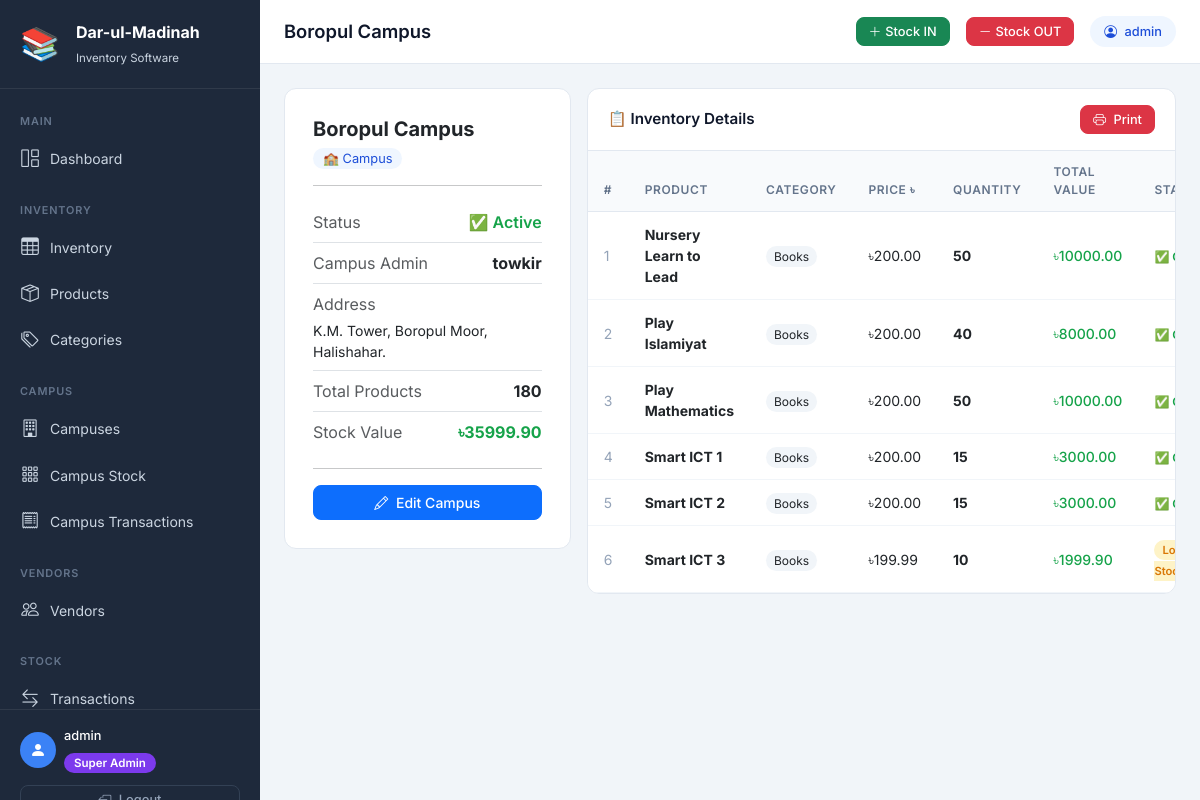
The app's page /campuses/1/ (signed in) with its own data.
### inventory/models.py (models this page shows, shortened)
class Campus(models.Model):
    name = models.CharField(max_length=200, verbose_name="Campus Name")
    address = models.TextField(blank=True, null=True, verbose_name="Address")
    admin = models.OneToOneField(
        User, on_delete=models.SET_NULL,
        null=True, blank=True,
        related_name='campus', verbose_name="Campus Admin"
    )
    is_active = models.BooleanField(default=True, verbose_name="Active")
    created_at = models.DateTimeField(auto_now_add=True)
    class Meta:
        verbose_name = "Campus"
        verbose_name_plural = "Campuses"
        ordering = ['name']

class CampusInventory(models.Model):
    campus = models.ForeignKey(
        Campus, on_delete=models.CASCADE,
        related_name='campus_inventories',
        verbose_name="Campus"
    )
    product = models.ForeignKey(
        Product, on_delete=models.CASCADE,
        related_name='campus_inventories',
        verbose_name="Product"
    )
    quantity = models.PositiveIntegerField(default=0, verbose_name="Quantity")
    updated_at = models.DateTimeField(auto_now=True)
    updated_by = models.ForeignKey(
        User, on_delete=models.SET_NULL,
        null=True, blank=True,
        verbose_name="Updated By"
    )
    class Meta:
        verbose_name = "Campus Inventory"
        verbose_name_plural = "Campus Inventories"
        unique_together = ['campus', 'product']
        ordering = ['product__name']
    @property
    def total_value(self):
        return self.quantity * self.product.selling_price

class Product(models.Model):
    name = models.CharField(max_length=200, verbose_name="Product Name")
    category = models.ForeignKey(
        Category, on_delete=models.PROTECT,
        related_name='products', verbose_name="Category"
    )
    purchase_price = models.DecimalField(
        max_digits=10, decimal_places=2,
        verbose_name="Purchase Price (৳)"
    )
    selling_price = models.DecimalField(
        max_digits=10, decimal_places=2,
        verbose_name="Selling Price (৳)"
    )
    quantity = models.PositiveIntegerField(default=0, verbose_name="Current Stock")
    opening_stock = models.PositiveIntegerField(default=0, verbose_name="Opening Stock")
    low_stock_threshold = models.PositiveIntegerField(
        default=10, verbose_name="Low Stock Alert Threshold"
    )
    vendor = models.ForeignKey(
        'Vendor', on_delete=models.SET_NULL,
        null=True, blank=True,
        related_name='products', verbose_name="Vendor"
    )
    description = models.TextField(blank=True, null=True, verbose_name="Description")
    created_at = models.DateTimeField(auto_now_add=True)
    updated_at = models.DateTimeField(auto_now=True)
    class Meta:
        verbose_name = "Product"
        verbose_name_plural = "Products"
        ordering = ['name']

class Category(models.Model):
    name = models.CharField(max_length=100, unique=True, verbose_name="Category Name")
    description = models.TextField(blank=True, null=True, verbose_name="Description")
    created_at = models.DateTimeField(auto_now_add=True)
    class Meta:
        verbose_name = "Category"
        verbose_name_plural = "Categories"
        ordering = ['name']

### inventory/views.py (the view)
# urls.py: path('campuses/<int:pk>/', views.campus_detail, name='campus_detail'),
@login_required
def campus_detail(request, pk):
    if not is_super_admin(request.user):
        messages.error(request, '❌ Access denied!')
        return redirect('dashboard')
    campus = get_object_or_404(Campus, pk=pk)
    inventories = CampusInventory.objects.filter(
        campus=campus
    ).select_related('product', 'product__category')
    total_qty = inventories.aggregate(t=Sum('quantity'))['t'] or 0
    total_value = sum(
        i.quantity * i.product.selling_price for i in inventories)
    return render(request, 'inventory/campus_detail.html', {
        'campus': campus,
        'inventories': inventories,
        'total_qty': total_qty,
        'total_value': total_value,
        'page_title': campus.name,
    })

### inventory/templates/inventory/campus_detail.html (shortened to what this page needs)
{% extends "inventory/base.html" %}
{% block content %}
<div class="row g-3">
    <div class="col-md-4">
        <div class="form-card">
            <h5 class="fw-bold mb-1">{{ campus.name }}</h5>
            <span style="background:#eff6ff;color:#1d4ed8;padding:3px 10px;border-radius:20px;font-size:0.8rem;">
                🏫 Campus
            </span>
            <hr>
            <div class="d-flex justify-content-between py-2 border-bottom">
                <span class="text-muted">Status</span>
                {% if campus.is_active %}
                    <span style="color:#16a34a;font-weight:600;">✅ Active</span>
                {% else %}
                    <span style="color:#dc2626;font-weight:600;">❌ Inactive</span>
                {% endif %}
            </div>
            <div class="d-flex justify-content-between py-2 border-bottom">
                <span class="text-muted">Campus Admin</span>
                <strong>{{ campus.admin.username|default:"Not Assigned" }}</strong>
            </div>
            <div class="py-2 border-bottom">
                <div class="text-muted mb-1">Address</div>
                <div style="font-size:0.875rem;">{{ campus.address|default:"—" }}</div>
            </div>
            <div class="d-flex justify-content-between py-2 border-bottom">
                <span class="text-muted">Total Products</span>
                <strong>{{ total_qty }}</strong>
            </div>
            <div class="d-flex justify-content-between py-2">
                <span class="text-muted">Stock Value</span>
                <strong style="color:#16a34a;">৳{{ total_value|floatformat:2 }}</strong>
            </div>
            <hr>
            <a href="{% url 'campus_edit' campus.pk %}"
                class="btn btn-primary w-100">
                <i class="bi bi-pencil me-1"></i> Edit Campus
            </a>
        </div>
    </div>
    <div class="col-md-8">
        <div class="table-card">
            <div class="table-card-header">
                <h5>📋 Inventory Details</h5>
                <button onclick="window.print()" class="btn btn-sm btn-danger">
                    <i class="bi bi-printer me-1"></i> Print
                </button>
            </div>
            <div style="overflow-x:auto;">
                <table class="table table-hover mb-0">
                    <thead>
                        <tr>
                            <th>#</th>
                            <th>Product</th>
                            <th>Category</th>
                            <th>Price ৳</th>
                            <th>Quantity</th>
                            <th>Total Value</th>
                            <th>Status</th>
                        </tr>
                    </thead>
                    <tbody>
                        {% for inv in inventories %}
                        <tr>
                            <td style="color:#94a3b8;">{{ forloop.counter }}</td>
                            <td><strong>{{ inv.product.name }}</strong></td>
                            <td>
                                <span style="background:#f1f5f9;padding:3px 8px;border-radius:20px;font-size:0.75rem;">
                                    {{ inv.product.category.name }}
                                </span>
                            </td>
                            <td>৳{{ inv.product.selling_price }}</td>
                            <td><strong>{{ inv.quantity }}</strong></td>
                            <td style="color:#16a34a;font-weight:500;">
                                ৳{{ inv.total_value|floatformat:2 }}
                            </td>
                            <td>
                                {% if inv.quantity == 0 %}
                                    <span class="badge-out-stock">Out of Stock</span>
                                {% elif inv.quantity <= inv.product.low_stock_threshold %}
                                    <span class="badge-low">Low Stock</span>
                                {% else %}
                                    <span style="color:#16a34a;font-size:0.75rem;font-weight:600;">✅ OK</span>
                                {% endif %}
                            </td>
                        </tr>
                        {% endfor %}
                    </tbody>
                </table>
            </div>
        </div>
    </div>
</div>
{% endblock %}

### inventory/templates/inventory/base.html (shortened to what this page needs)
<!DOCTYPE html>
<html lang="en">
<head>
    <link href="https://cdn.jsdelivr.net/npm/bootstrap@5.3.0/dist/css/bootstrap.min.css" rel="stylesheet">
    <link href="https://cdn.jsdelivr.net/npm/bootstrap-icons@1.11.0/font/bootstrap-icons.css" rel="stylesheet">
</head>
<body>
<aside class="sidebar">
    <a href="{% url 'dashboard' %}" class="sidebar-brand d-flex align-items-center gap-3">
        <div class="brand-icon">📚</div>
        <div>
            <span class="brand-title">Dar-ul-Madinah</span>
            <span class="brand-sub">
                {% if request.user.is_superuser or request.user.is_staff %}
                    Inventory Software
                {% else %}
                    Campus Portal
                {% endif %}
            </span>
        </div>
    </a>
    <nav class="sidebar-nav">
        <span class="nav-section-label">Main</span>
        <a href="{% url 'dashboard' %}" class="sidebar-link {% if request.resolver_match.url_name == 'dashboard' %}active{% endif %}">
            <i class="bi bi-grid-1x2"></i> Dashboard
        </a>
        {% if request.user.is_superuser or request.user.is_staff %}
        <span class="nav-section-label mt-2">Inventory</span>
        <a href="{% url 'inventory_overview' %}" class="sidebar-link {% if request.resolver_match.url_name == 'inventory_overview' %}active{% endif %}">
            <i class="bi bi-table"></i> Inventory
        </a>
        <a href="{% url 'product_list' %}" class="sidebar-link {% if 'product' in request.resolver_match.url_name %}active{% endif %}">
            <i class="bi bi-box-seam"></i> Products
        </a>
        <a href="{% url 'category_list' %}" class="sidebar-link {% if 'category' in request.resolver_match.url_name %}active{% endif %}">
            <i class="bi bi-tags"></i> Categories
        </a>
        <span class="nav-section-label mt-2">Campus</span>
        <a href="{% url 'campus_list' %}" class="sidebar-link ">
            <i class="bi bi-building"></i> Campuses
        </a>
        <a href="{% url 'campus_stock_dashboard' %}" class="sidebar-link {% if request.resolver_match.url_name == 'campus_stock_dashboard' %}active{% endif %}">
            <i class="bi bi-grid-3x3-gap"></i> Campus Stock
        </a>
        <a href="{% url 'campus_transaction_report' %}" class="sidebar-link {% if request.resolver_match.url_name == 'campus_transaction_report' %}active{% endif %}">
            <i class="bi bi-receipt"></i> Campus Transactions
        </a>
        <span class="nav-section-label mt-2">Vendors</span>
        <a href="{% url 'vendor_list' %}" class="sidebar-link {% if 'vendor' in request.resolver_match.url_name %}active{% endif %}">
            <i class="bi bi-people"></i> Vendors
        </a>
        <span class="nav-section-label mt-2">Stock</span>
        <a href="{% url 'stock_log_list' %}" class="sidebar-link {% if request.resolver_match.url_name == 'stock_log_list' %}active{% endif %}">
            <i class="bi bi-arrow-left-right"></i> Transactions
        </a>
        {% endif %}
    </nav>
    <div class="sidebar-footer">
        <div class="d-flex align-items-center gap-2 mb-2">
            <div style="width:36px;height:36px;background:#3b82f6;border-radius:50%;display:flex;align-items:center;justify-content:center;">
                <i class="bi bi-person-fill text-white" style="font-size:1rem;"></i>
            </div>
            <div>
                <div style="color:#fff;font-size:0.8rem;font-weight:500;">
                    {{ request.user.get_full_name|default:request.user.username }}
                </div>
                <div class="mt-1">
                    {% if request.user.is_superuser or request.user.is_staff %}
                        <span class="role-badge-super">Super Admin</span>
                    {% else %}
                        <span class="role-badge-campus">Campus Admin</span>
                    {% endif %}
                </div>
            </div>
        </div>
        <a href="{% url 'logout' %}" class="btn btn-sm btn-outline-secondary w-100 mt-1" style="border-color:#334155;color:#94a3b8;">
            <i class="bi bi-box-arrow-left me-1"></i> Logout
        </a>
    </div>
</aside>
<div class="main-wrapper">
    <div class="top-navbar">
        <h1 class="page-heading flex-grow-1">
            {% block page_heading %}{{ page_title|default:"Dashboard" }}{% endblock %}
        </h1>
        {% if request.user.is_superuser or request.user.is_staff %}
            <a href="{% url 'stock_in' %}" class="btn btn-sm btn-success d-none d-md-flex align-items-center gap-1">
                <i class="bi bi-plus-lg"></i> Stock IN
            </a>
            <a href="{% url 'stock_out' %}" class="btn btn-sm btn-danger d-none d-md-flex align-items-center gap-1">
                <i class="bi bi-dash-lg"></i> Stock OUT
            </a>
        {% endif %}
        <div class="user-badge d-none d-md-block">
            <i class="bi bi-person-circle me-1"></i> {{ request.user.username }}
        </div>
    </div>
    <main class="page-content">
        {% block content %}{% endblock %}
    </main>
</div>
</body>
</html>

### records on screen
Campus: name "Boropul Campus", admin.username "towkir", address "K.M. Tower, Boropul Moor, Halishahar."
CampusInventory: product.name "Nursery Learn to Lead", product.category.name "Books", product.selling_price "200.00", quantity "50", total_value "10000.00"
CampusInventory: product.name "Play Islamiyat", product.category.name "Books", product.selling_price "200.00", quantity "40", total_value "8000.00"
CampusInventory: product.name "Play Mathematics", product.category.name "Books", product.selling_price "200.00", quantity "50", total_value "10000.00"
CampusInventory: product.name "Smart ICT 1", product.category.name "Books", product.selling_price "200.00", quantity "15", total_value "3000.00"
CampusInventory: product.name "Smart ICT 2", product.category.name "Books", product.selling_price "200.00", quantity "15", total_value "3000.00"
CampusInventory: product.name "Smart ICT 3", product.category.name "Books", product.selling_price "199.99", quantity "10", total_value "1999.90", shows "Low Stock"

### other values on screen
{{ request.user.get_full_name|default:request.user.username }} "admin"
{{ request.user.username }} "admin"
{{ total_qty }} "180"
{{ total_value|floatformat:2 }} "35999.90"
